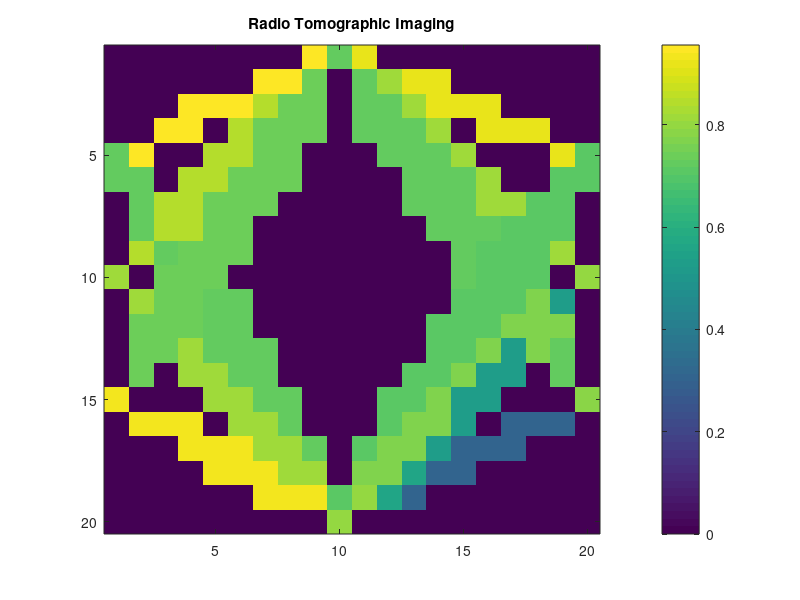

Here is the MATLAB script that generated this plot:
%#!/usr/bin/octave -qf

pkg load communications
pkg load statistics

% dimentions of the terrain
width=20;
height=20;

% N is the number of voxels in the image
N = width * height;

% W is the weight matrix which will get populated on the go
W=[];

% coordinates of the wireless nodes
coords=[5,1;
    10,1;
    15,1;
    1,10;
    5,20;
    10,20;
    15,20;
    20,10;];

% number of nodes
num_nodes=length(coords)

% number of links (this will get updated shortly)
num_links=0;

% link matrix (this will get updated shortly)
links=[];

%to store pixels
linkPixel=[];

X = zeros(width, height);

%initialize count
count=1;

% generating weight matrix
for i=1:length(coords)
	for j=i+1:length(coords)
		num_links=num_links+1;
    		disp(num_links);
		% start and end point of line
		a=[coords(i,1), coords(i,2)];
		b=[coords(j,1), coords(j,2)];
    %disp(coords(i,1));
    %disp(coords(i,2));
		%draw links between Tx to Rx
		if (or(((coords(i,1)== 1) && (coords (i,2)== 10)) , ((coords(i,1)== 20 && coords (i,2)== 10)),
    ((coords(j,1)== 1) && (coords (j,2)== 10)),((coords(j,1)== 20 && coords (j,2)== 10))))
    %eliminate two transmitters link
    if((coords(i,1)== 1) && (coords (i,2)== 10)&& (coords(j,1)== 20) && (coords (j,2)== 10))
    continue
    endif
		ab=[coords(i,1), coords(j,1);coords(i,2),coords(j,2)];
		% add the link to the links matrix for future use
		links=[links;a,b];
		%calculate euclidean link distance
		dlink=sqrt((coords(i,1)-coords(j,1))^2 +(coords(i,2)-coords(j,2))^2);
		%reinitialize the pixel store vector to store weights for each links
		%linkPixel=[];
		%k and l represents all voxels
		for k=1:width
			for l=1:height
			currentPixel= [k,l];
			%check if inside ellipse, given two link nodes as foci 
			%calculate distance from current pixel to the two node locations. if less than d+lamda, weight is 1.then normalize
			points=[coords(i,1), coords(i,2);k,l];
			points2=[coords(j,1), coords(j,2);k,l];
			d1 = pdist(points,'euclidean');
			d2 = pdist(points2,'euclidean');
			%dlink=pdist(ab,'euclidean');
      			fflush(stdout);
			dsum=d1+d2;
			%initialize lamda, width of the ellipse
			lamda=dlink/100;
			if (dsum<(dlink+lamda))
				weight= 1/sqrt(dlink);
				linkPixel=[linkPixel;k,l];
				%disp(linkPixel);
				%draw image dinamically for each link
        			X(sub2ind(size(X), linkPixel(count, 1), linkPixel(count, 2))) = weight;
				count++;
				%disp("X is");
				%X'
			%else
				%disp("weight 0");
			endif
			end
		end
		%to store linkPixel with 1
		%X = zeros(width, height);
      		if isempty(linkPixel)
	    		disp("empty");
      		else
			[mat,padded] = vec2mat(X,width);
			image(mat,'CDataMapping','scaled');
			caxis([0, 1])
			colorbar
			title('Radio Tomographic Imaging');
			pause(1)
          	endif
		%disp(X');
		W=[W;reshape(X', width*height, 1)'];
		endif
	end
end
disp("weights");
%disp(W*W');

disp(W);

0
% dynamically drawing the image based on different Y vectors
for i=1:10
	% generating a Y vector with sample RSSI change values
	%Y=zeros(1, num_links);
  Y=zeros(1, 12);
	%disp(Y);
	%Y(1:3)=1
	Y(randi([7 10]):randi([10 12]))=1;
	
	% generating image matrix based on Y vector 
	X=Y*W;
	disp("matrix X");
	disp(X);
	[mat,padded] = vec2mat(X,width);
	%mat

	image(mat,'CDataMapping','scaled');
	%image(mat)
	colorbar
	title('Radio Tomographic Imaging');

	pause(1)
end


